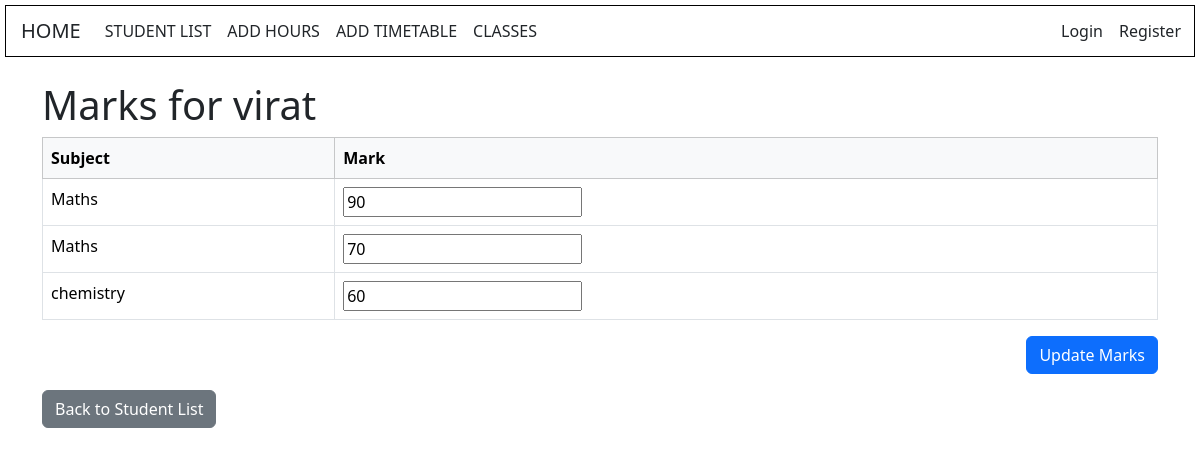
Page /students/students/marks_update/1/ on the committed database.
### students/models.py (models this page shows, shortened)
class Student(models.Model):
    name = models.CharField(max_length=100)
    roll_number = models.CharField(max_length=10, unique=True)
    student_class = models.ForeignKey(Class, on_delete=models.CASCADE)
    email = models.EmailField()
    phone = models.CharField(max_length=10)

class Mark(models.Model):
    student = models.ForeignKey(Student, on_delete=models.CASCADE)
    test=models.CharField(max_length=10, choices=[('Test1', 'Test1'), ('Test2', 'Test2'),('Test3', 'Test3'),('Test4', 'Test4')])
    subject = models.CharField(max_length=50)
    mark = models.IntegerField()

### students/views.py (the view, shortened to what this page needs)
# urls.py: path('students/marks_update/<int:student_id>/', views.marks_update, name='marks_update'),
def marks_update(request, student_id):
    student = get_object_or_404(Student, id=student_id)
    marks = Mark.objects.filter(student=student)
    return render(request, 'students/marks_update.html', {'student': student, 'marks': marks})

### students/templates/students/marks_update.html (shortened to what this page needs)
<!DOCTYPE html>
<html lang="en">
<head>
    <link href="https://cdn.jsdelivr.net/npm/bootstrap@5.3.2/dist/css/bootstrap.min.css" rel="stylesheet">
</head>
<body>
    {% include 'students/navbar.html' %}
    <div class="container mt-4">
        <h1>Marks for {{ student.name }}</h1>
        <form method="post">
            <table class="table table-bordered table-hover">
                <thead class="table-light">
                    <tr>
                        <th>Subject</th>
                        <th>Mark</th>
                    </tr>
                </thead>
                <tbody>
                    {% for mark in marks %}
                    <tr>
                        <td>{{ mark.subject }}</td>
                        <td><input type="text" name="{{ mark.id }}" value="{{ mark.mark }}"></td>
                    </tr>
                    {% empty %}
                    <tr>
                        <td colspan="2" class="text-center">No marks found.</td>
                    </tr>
                    {% endfor %}
                </tbody>
            </table>
            <div class="text-end mt-3">
                <button type="submit" class="btn btn-primary">Update Marks</button>
            </div>
        </form>
        <a href="{% url 'class_list'  %}" class="btn btn-secondary btn-block mt-3">Back to Student List</a>
    </div>
</body>
</html>

### students/templates/students/navbar.html (style rules this page uses)
body { background:url('https://img.freepik.com/free-vector/beautiful-decorative-soft-colorful-watercolor-texture-background_1055-14290.jpg') no-repeat center center fixed; background-size: cover; }

### rows in the picture
Student: name "virat"
Mark: subject "Maths", mark "90"
Mark: subject "Maths", mark "70"
Mark: subject "chemistry", mark "60"
